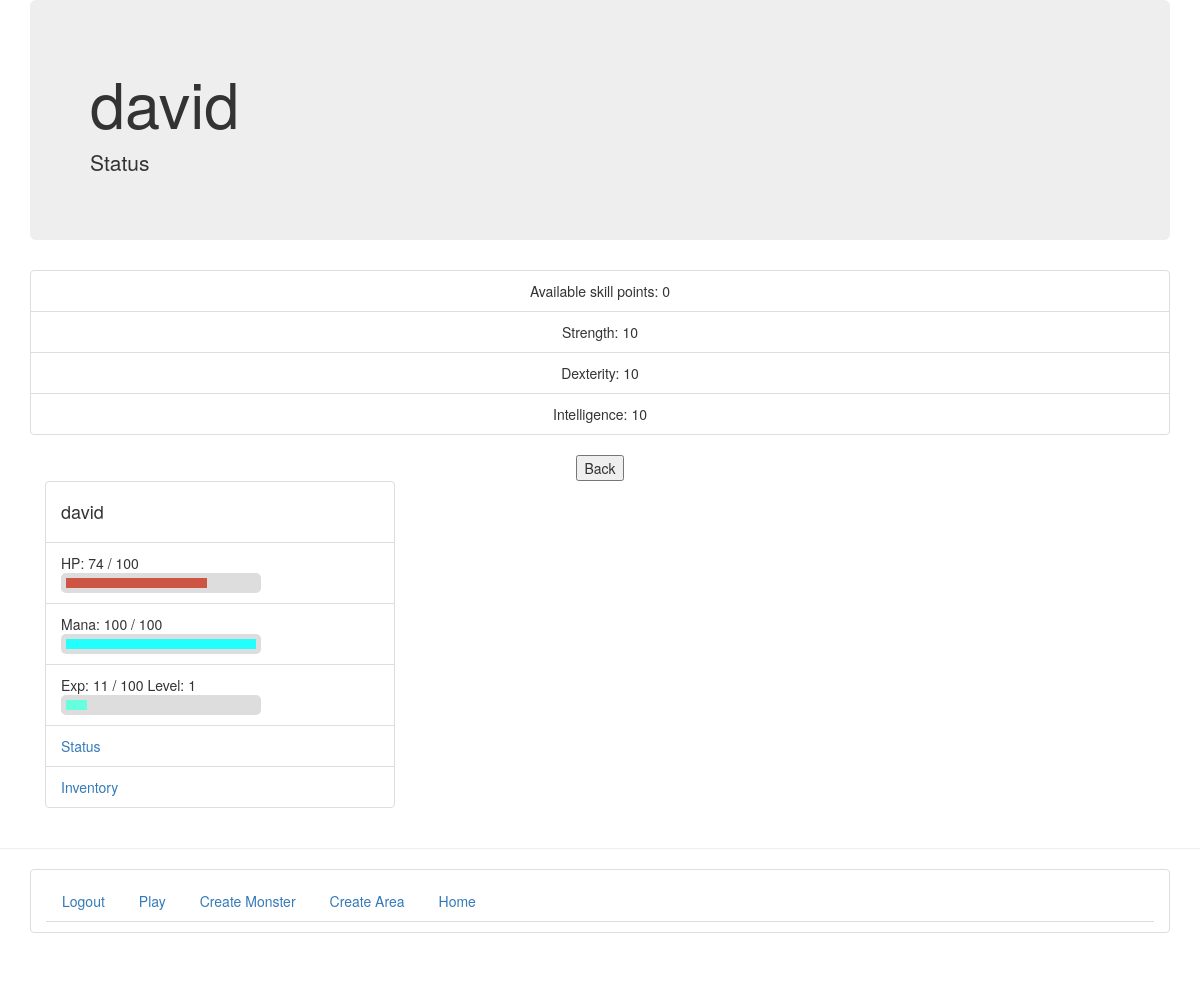
The page /rpg/status/ (signed in) on the database as committed earlier.
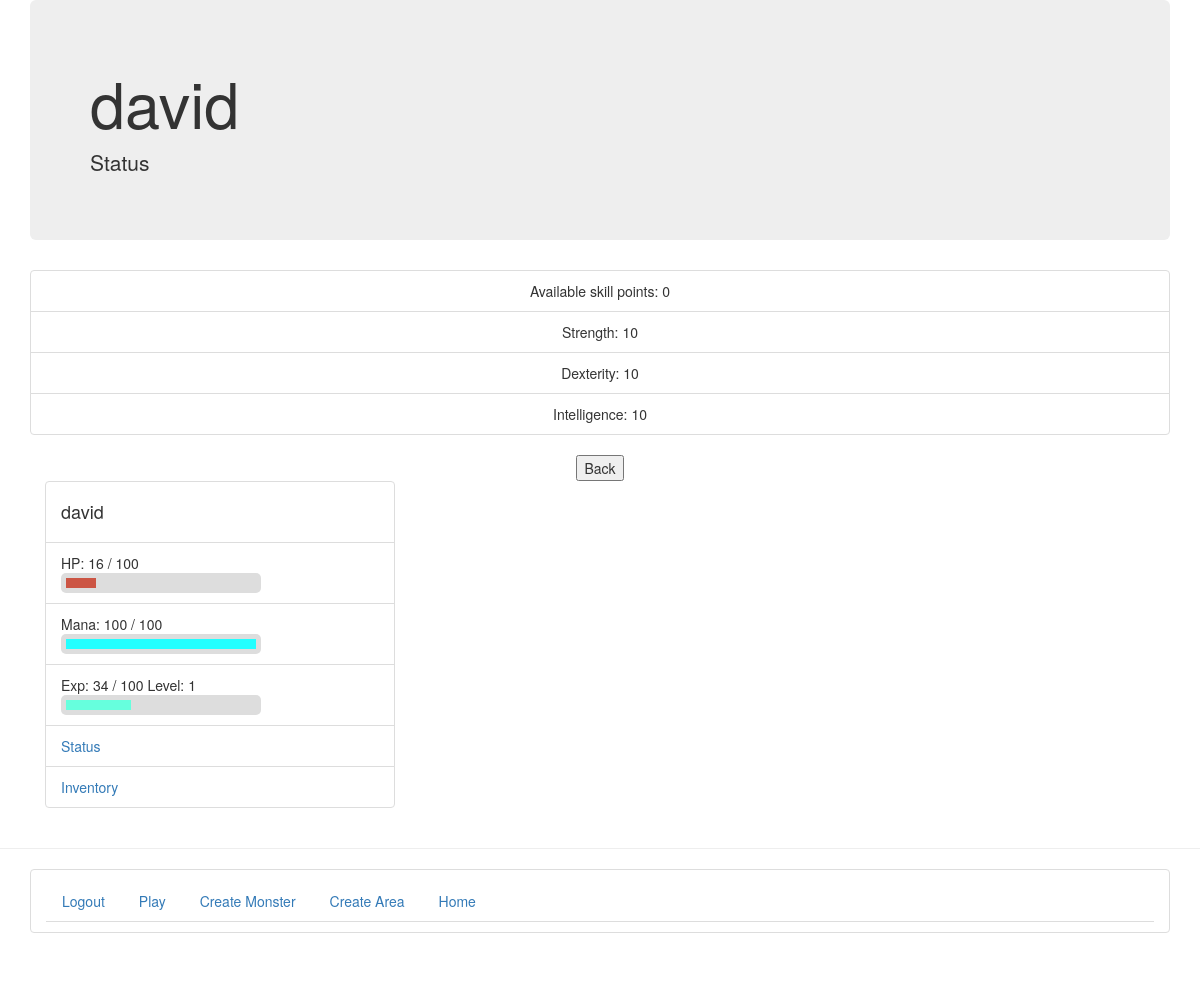
The same page on the database as committed later.
### rpg/models.py (models this page shows)
class UserProfile(models.Model):
    user = models.OneToOneField(User)
    picture = models.ImageField(upload_to='profile_images', blank=True)
    level = models.IntegerField(default=1, blank=False)
    weapon = models.ForeignKey(Weapon, related_name="wielder+", null=True)
    armor  = models.ForeignKey(Armor, related_name="wearer+", null=True)
    maxHP = models.IntegerField(default=100, blank=False)
    currentHP = models.IntegerField(default=100, blank=False)
    maxMana = models.IntegerField(default=100, blank=False)
    currentMana = models.IntegerField(default=100, blank=False)
    strength = models.IntegerField(default=10, blank=False)
    skillpoints = models.IntegerField(default=0, blank=False)
    dexterity = models.IntegerField(default=10, blank=False)
    intelligence = models.IntegerField(default=10, blank=False)
    experience = models.IntegerField(default=0, blank=False)
    coordX = models.IntegerField(default=0, blank=False)
    coordY = models.IntegerField(default=0, blank=False)
    inBattle = models.BooleanField(default=False, blank=False)
    battle = models.ForeignKey(Battle, blank=True, null=True)
    inventory = models.ManyToManyField(Item, blank=True, null=True)
    areaID = models.ForeignKey(Area, blank=True, null=True)
    def __unicode__(self):
        return self.user.username

### rpg/views.py (the view, shortened to what this page needs)
def status(request):
    u = request.user.userprofile
    if u.skillpoints > 0:
        leveled = True
    else: leveled = False
    hp = u.currentHP*100 / u.maxHP
    mana = u.currentMana*100 / u.maxMana
    exp = u.experience
    contextDict = { 'char' : u, 'leveled' : leveled, 'hp' : hp, 'exp' : exp, 'mana' : mana }
    return render(request, 'rpg/status.html', contextDict)

### templates/rpg/status.html (shortened to what this page needs)
{% extends 'rpg/gamebase.html' %}
{% block body_block %}
 {% if user.is_authenticated %}
<div class="container">
  <div class="jumbotron">
    <h1>{{ char }}</h1>
    <p>Status</p>
  </div>
</div>
<div class="container">
<form action="" method="post" align="center">
<ul class="list-group">
<li class="list-group-item">Available skill points: {{ char.skillpoints }} </li>
<li class="list-group-item">Strength: {{ char.strength }}
</li>
<li class="list-group-item">Dexterity: {{ char.dexterity }}
 </li>
<li class="list-group-item">Intelligence: {{ char.intelligence }}
 </li>
</ul>
</form>
</div>
<form action="{% url 'game' %}" method="post" align="center">
<input type="submit" name="back" value="Back" />
</form>
{% else %}
	<div class = "container">
	<h1> Please log in to play randaquest </h1>
	</div>
{% endif %}
{% endblock %}

### templates/rpg/gamebase.html (shortened to what this page needs)
<!DOCTYPE html>
{% load staticfiles %}
<html>
    <head>
    		<link rel="stylesheet" href="http://maxcdn.bootstrapcdn.com/bootstrap/3.2.0/css/bootstrap.min.css" type="text/css"/>
    </head>
    <body>
        <div class="container">
            {% block body_block %}{% endblock %}
        </div>
<div class="container">
<div class="col-sm-4">
<ul class="list-group">
  <li class="list-group-item"><h4>{{ char }}</h4></li>
  <li class="list-group-item">HP: {{ char.currentHP }} / {{ char.maxHP }}<div class="bar" data-total={{ char.maxHP }} data-value={{ char.currentHP }}>
<div class="health-bar">
 </div></li>
  <li class="list-group-item">Mana: {{ char.currentMana }} / {{ char.maxMana }}<div class="bar" data-total={{ char.maxMana }} data-value={{ char.currentMana }}>
<div class="mana-bar">
</div></li>
  <li class="list-group-item">Exp: {{ char.experience }} / 100  Level: {{ char.level }}<div class="bar" data-total={{ char.experience }} data-value="100">
<div class="exp-bar">
  </div></li>
<li class="list-group-item"><a href="{% url 'status' %}">Status</a></li>
<li class="list-group-item"><a href="{% url 'inventory' %}">Inventory</a></li>
</div>
</div>
        <hr />
        <div class="container">
<ul class="list-group">
<li class="list-group-item">
        <ul class="nav nav-tabs" role="tablist">
    {% if user.is_authenticated %}
        <li><a href="{% url 'logout' %}">Logout</a></li>
	<li><a href="{% url 'game' %}">Play</a></li>
	<li><a href="{% url 'create_monster' %}">Create Monster</a></li>
        <li><a href="{% url 'create_area' %}">Create Area</a></li>
    {% else %}
        <li><a href="{% url 'register' %}">Register Here</a></li>
        <li><a href="{% url 'login' %}">Login</a></li>
    {% endif %}
    <li><a href="{% url 'index' %}">Home</a></li>
	</ul>
</li>
</ul>
	</div>
    </body>
</html>

Rows that differ between the two databases and show on the page:
changed UserProfile "david": currentHP "74" → "16"; experience "11" → "34"
